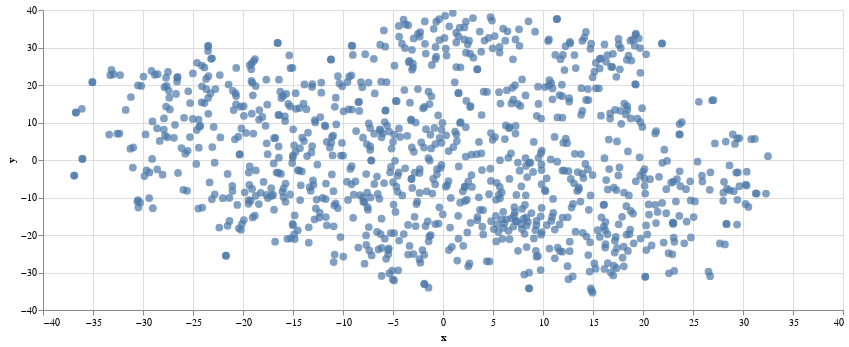

The notebook cell saved with this chart:
### Code cell
flush_memory() 
base_embeddings =  get_embeddings(model, yc_desc, "", max_length=max_seq_length ) 
base_reduced_dims = reduce_dimensions(base_embeddings, 2)                   
plot_clusters(base_reduced_dims, df, color_by='mentions_ai', title="Clustering of YC Companies")

### Figure 1 — Vega-Lite specification as saved in the notebook (floating-point values rounded to 4 significant figures; data arrays with more than 128 entries replaced by an {"elided": "..."} marker saying what was removed)
{"config": {"view": {"continuousWidth": 300, "continuousHeight": 300}}, "data": {"name": "data-e3f1cc89321de11936e72e7e8bcf56ca"}, "mark": {"type": "circle", "size": 60}, "encoding": {"tooltip": {"field": "text", "type": "nominal"}, "x": {"field": "x", "type": "quantitative"}, "y": {"field": "y", "type": "quantitative"}}, "height": 300, "params": [{"name": "param_2", "select": {"type": "interval", "encodings": ["x", "y"]}, "bind": "scales"}], "width": 800, "$schema": "https://vega.github.io/schema/vega-lite/v5.20.1.json", "datasets": {"data-e3f1cc89321de11936e72e7e8bcf56ca": {"elided": "1000 records"}}}
